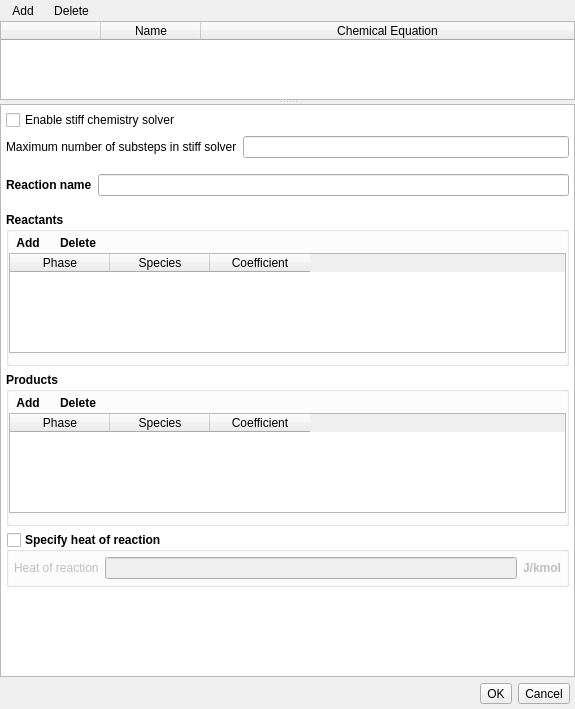
<?xml version="1.0" encoding="UTF-8"?>
<ui version="4.0">
 <class>chemistry</class>
 <widget class="QWidget" name="chemistry">
  <property name="geometry">
   <rect>
    <x>0</x>
    <y>0</y>
    <width>575</width>
    <height>709</height>
   </rect>
  </property>
  <property name="sizePolicy">
   <sizepolicy hsizetype="Preferred" vsizetype="Preferred">
    <horstretch>0</horstretch>
    <verstretch>0</verstretch>
   </sizepolicy>
  </property>
  <property name="windowTitle">
   <string>Chemistry</string>
  </property>
  <layout class="QVBoxLayout" name="verticalLayout">
   <property name="leftMargin">
    <number>0</number>
   </property>
   <property name="topMargin">
    <number>0</number>
   </property>
   <property name="rightMargin">
    <number>0</number>
   </property>
   <property name="bottomMargin">
    <number>0</number>
   </property>
   <item>
    <widget class="QSplitter" name="splitter">
     <property name="orientation">
      <enum>Qt::Vertical</enum>
     </property>
     <widget class="QWidget" name="top_frame" native="true">
      <property name="sizePolicy">
       <sizepolicy hsizetype="Expanding" vsizetype="MinimumExpanding">
        <horstretch>0</horstretch>
        <verstretch>1</verstretch>
       </sizepolicy>
      </property>
      <property name="maximumSize">
       <size>
        <width>16777215</width>
        <height>100</height>
       </size>
      </property>
      <layout class="QVBoxLayout" name="verticalLayout_4">
       <property name="spacing">
        <number>0</number>
       </property>
       <property name="leftMargin">
        <number>0</number>
       </property>
       <property name="topMargin">
        <number>0</number>
       </property>
       <property name="rightMargin">
        <number>0</number>
       </property>
       <property name="bottomMargin">
        <number>0</number>
       </property>
       <item>
        <widget class="QWidget" name="frame_add_delete_reactions" native="true">
         <property name="sizePolicy">
          <sizepolicy hsizetype="Preferred" vsizetype="Minimum">
           <horstretch>0</horstretch>
           <verstretch>0</verstretch>
          </sizepolicy>
         </property>
         <property name="maximumSize">
          <size>
           <width>16777215</width>
           <height>32</height>
          </size>
         </property>
         <layout class="QGridLayout" name="gridLayout_4">
          <property name="leftMargin">
           <number>5</number>
          </property>
          <property name="topMargin">
           <number>0</number>
          </property>
          <property name="rightMargin">
           <number>0</number>
          </property>
          <property name="bottomMargin">
           <number>0</number>
          </property>
          <property name="horizontalSpacing">
           <number>6</number>
          </property>
          <property name="verticalSpacing">
           <number>0</number>
          </property>
          <item row="0" column="0">
           <layout class="QHBoxLayout" name="horizontalLayout">
            <property name="spacing">
             <number>6</number>
            </property>
            <item>
             <widget class="QToolButton" name="toolbutton_add_reaction">
              <property name="toolTip">
               <string>Define new chemical reaction</string>
              </property>
              <property name="text">
               <string>Add</string>
              </property>
              <property name="autoRaise">
               <bool>true</bool>
              </property>
             </widget>
            </item>
            <item>
             <widget class="QToolButton" name="toolbutton_delete_reaction">
              <property name="toolTip">
               <string>Delete chemical reaction</string>
              </property>
              <property name="text">
               <string>Delete</string>
              </property>
              <property name="autoRaise">
               <bool>true</bool>
              </property>
             </widget>
            </item>
            <item>
             <spacer name="horizontalSpacer">
              <property name="orientation">
               <enum>Qt::Horizontal</enum>
              </property>
              <property name="sizeHint" stdset="0">
               <size>
                <width>40</width>
                <height>20</height>
               </size>
              </property>
             </spacer>
            </item>
           </layout>
          </item>
         </layout>
        </widget>
       </item>
       <item>
        <widget class="QTableWidget" name="tablewidget_reactions">
         <property name="sizePolicy">
          <sizepolicy hsizetype="Expanding" vsizetype="Expanding">
           <horstretch>0</horstretch>
           <verstretch>0</verstretch>
          </sizepolicy>
         </property>
         <property name="maximumSize">
          <size>
           <width>16777215</width>
           <height>100</height>
          </size>
         </property>
         <property name="selectionMode">
          <enum>QAbstractItemView::SingleSelection</enum>
         </property>
         <property name="selectionBehavior">
          <enum>QAbstractItemView::SelectRows</enum>
         </property>
         <attribute name="horizontalHeaderVisible">
          <bool>true</bool>
         </attribute>
         <attribute name="horizontalHeaderCascadingSectionResizes">
          <bool>true</bool>
         </attribute>
         <attribute name="horizontalHeaderHighlightSections">
          <bool>false</bool>
         </attribute>
         <attribute name="horizontalHeaderMinimumSectionSize">
          <number>10</number>
         </attribute>
         <attribute name="horizontalHeaderStretchLastSection">
          <bool>true</bool>
         </attribute>
         <attribute name="verticalHeaderVisible">
          <bool>false</bool>
         </attribute>
         <attribute name="verticalHeaderHighlightSections">
          <bool>false</bool>
         </attribute>
         <column>
          <property name="text">
           <string/>
          </property>
         </column>
         <column>
          <property name="text">
           <string>Name</string>
          </property>
         </column>
         <column>
          <property name="text">
           <string>Chemical Equation</string>
          </property>
         </column>
        </widget>
       </item>
      </layout>
     </widget>
     <widget class="QWidget" name="bottom_frame" native="true">
      <property name="sizePolicy">
       <sizepolicy hsizetype="Expanding" vsizetype="Expanding">
        <horstretch>0</horstretch>
        <verstretch>0</verstretch>
       </sizepolicy>
      </property>
      <property name="maximumSize">
       <size>
        <width>16777215</width>
        <height>16777215</height>
       </size>
      </property>
      <layout class="QGridLayout" name="gridLayout_5">
       <property name="leftMargin">
        <number>0</number>
       </property>
       <property name="topMargin">
        <number>0</number>
       </property>
       <property name="rightMargin">
        <number>0</number>
       </property>
       <property name="bottomMargin">
        <number>0</number>
       </property>
       <item row="0" column="0">
        <widget class="QScrollArea" name="scrollarea_detail">
         <property name="styleSheet">
          <string notr="true">QWidget#detail_pane {background-color: white}</string>
         </property>
         <property name="widgetResizable">
          <bool>true</bool>
         </property>
         <widget class="QWidget" name="detail_pane">
          <property name="geometry">
           <rect>
            <x>0</x>
            <y>0</y>
            <width>573</width>
            <height>562</height>
           </rect>
          </property>
          <layout class="QVBoxLayout" name="verticalLayout_2">
           <property name="leftMargin">
            <number>5</number>
           </property>
           <property name="topMargin">
            <number>5</number>
           </property>
           <property name="rightMargin">
            <number>5</number>
           </property>
           <property name="bottomMargin">
            <number>5</number>
           </property>
           <item>
            <widget class="CheckBox" name="checkbox_keyword_stiff_chemistry">
             <property name="maximumSize">
              <size>
               <width>16777215</width>
               <height>16777215</height>
              </size>
             </property>
             <property name="font">
              <font>
               <weight>50</weight>
               <bold>false</bold>
              </font>
             </property>
             <property name="text">
              <string>Enable stiff chemistry solver</string>
             </property>
            </widget>
           </item>
           <item>
            <layout class="QHBoxLayout" name="horizontalLayout_5">
             <item>
              <widget class="QLabel" name="label_stiff_chem_max_steps">
               <property name="text">
                <string>Maximum number of substeps in stiff solver</string>
               </property>
              </widget>
             </item>
             <item>
              <widget class="LineEdit" name="lineedit_keyword_stiff_chem_max_steps"/>
             </item>
            </layout>
           </item>
           <item>
            <layout class="QHBoxLayout" name="layout_reaction_name">
             <property name="topMargin">
              <number>10</number>
             </property>
             <property name="bottomMargin">
              <number>10</number>
             </property>
             <item>
              <widget class="QLabel" name="label_reaction_name">
               <property name="font">
                <font>
                 <weight>75</weight>
                 <bold>true</bold>
                </font>
               </property>
               <property name="text">
                <string>Reaction name</string>
               </property>
               <property name="margin">
                <number>0</number>
               </property>
              </widget>
             </item>
             <item>
              <widget class="LineEdit" name="lineedit_reaction_name"/>
             </item>
            </layout>
           </item>
           <item>
            <widget class="QGroupBox" name="groupbox_reactants">
             <property name="sizePolicy">
              <sizepolicy hsizetype="Minimum" vsizetype="Fixed">
               <horstretch>0</horstretch>
               <verstretch>0</verstretch>
              </sizepolicy>
             </property>
             <property name="maximumSize">
              <size>
               <width>16777215</width>
               <height>16777215</height>
              </size>
             </property>
             <property name="font">
              <font>
               <weight>75</weight>
               <bold>true</bold>
              </font>
             </property>
             <property name="title">
              <string>Reactants</string>
             </property>
             <property name="flat">
              <bool>true</bool>
             </property>
             <layout class="QGridLayout" name="gridLayout_2">
              <property name="leftMargin">
               <number>0</number>
              </property>
              <property name="topMargin">
               <number>0</number>
              </property>
              <property name="rightMargin">
               <number>0</number>
              </property>
              <property name="bottomMargin">
               <number>10</number>
              </property>
              <property name="spacing">
               <number>0</number>
              </property>
              <item row="0" column="0">
               <widget class="QWidget" name="frame_add_delete_reactants" native="true">
                <property name="minimumSize">
                 <size>
                  <width>0</width>
                  <height>0</height>
                 </size>
                </property>
                <property name="maximumSize">
                 <size>
                  <width>16777215</width>
                  <height>32</height>
                 </size>
                </property>
                <layout class="QHBoxLayout" name="horizontalLayout_2">
                 <property name="spacing">
                  <number>6</number>
                 </property>
                 <property name="sizeConstraint">
                  <enum>QLayout::SetMaximumSize</enum>
                 </property>
                 <property name="leftMargin">
                  <number>0</number>
                 </property>
                 <property name="topMargin">
                  <number>0</number>
                 </property>
                 <property name="rightMargin">
                  <number>0</number>
                 </property>
                 <property name="bottomMargin">
                  <number>0</number>
                 </property>
                 <item>
                  <widget class="QToolButton" name="toolbutton_add_reactant">
                   <property name="text">
                    <string>Add</string>
                   </property>
                   <property name="autoRaise">
                    <bool>true</bool>
                   </property>
                  </widget>
                 </item>
                 <item>
                  <widget class="QToolButton" name="toolbutton_delete_reactant">
                   <property name="text">
                    <string>Delete</string>
                   </property>
                   <property name="autoRaise">
                    <bool>true</bool>
                   </property>
                  </widget>
                 </item>
                 <item>
                  <spacer name="horizontalSpacer_2">
                   <property name="orientation">
                    <enum>Qt::Horizontal</enum>
                   </property>
                   <property name="sizeHint" stdset="0">
                    <size>
                     <width>40</width>
                     <height>20</height>
                    </size>
                   </property>
                  </spacer>
                 </item>
                </layout>
               </widget>
              </item>
              <item row="1" column="0">
               <widget class="QTableWidget" name="tablewidget_reactants">
                <property name="maximumSize">
                 <size>
                  <width>16777215</width>
                  <height>100</height>
                 </size>
                </property>
                <property name="font">
                 <font>
                  <weight>50</weight>
                  <bold>false</bold>
                 </font>
                </property>
                <property name="selectionMode">
                 <enum>QAbstractItemView::NoSelection</enum>
                </property>
                <property name="selectionBehavior">
                 <enum>QAbstractItemView::SelectRows</enum>
                </property>
                <attribute name="horizontalHeaderHighlightSections">
                 <bool>false</bool>
                </attribute>
                <attribute name="verticalHeaderVisible">
                 <bool>false</bool>
                </attribute>
                <attribute name="verticalHeaderHighlightSections">
                 <bool>false</bool>
                </attribute>
                <column>
                 <property name="text">
                  <string>Phase</string>
                 </property>
                </column>
                <column>
                 <property name="text">
                  <string>Species</string>
                 </property>
                </column>
                <column>
                 <property name="text">
                  <string>Coefficient</string>
                 </property>
                </column>
               </widget>
              </item>
             </layout>
            </widget>
           </item>
           <item>
            <widget class="QGroupBox" name="groupbox_products">
             <property name="sizePolicy">
              <sizepolicy hsizetype="Minimum" vsizetype="Fixed">
               <horstretch>0</horstretch>
               <verstretch>0</verstretch>
              </sizepolicy>
             </property>
             <property name="maximumSize">
              <size>
               <width>16777215</width>
               <height>16777215</height>
              </size>
             </property>
             <property name="font">
              <font>
               <weight>75</weight>
               <bold>true</bold>
              </font>
             </property>
             <property name="title">
              <string>Products</string>
             </property>
             <property name="flat">
              <bool>true</bool>
             </property>
             <layout class="QGridLayout" name="gridLayout_3">
              <property name="leftMargin">
               <number>0</number>
              </property>
              <property name="topMargin">
               <number>0</number>
              </property>
              <property name="rightMargin">
               <number>0</number>
              </property>
              <property name="bottomMargin">
               <number>10</number>
              </property>
              <property name="spacing">
               <number>0</number>
              </property>
              <item row="0" column="0">
               <widget class="QWidget" name="frame_add_delete_products" native="true">
                <property name="maximumSize">
                 <size>
                  <width>16777215</width>
                  <height>32</height>
                 </size>
                </property>
                <layout class="QHBoxLayout" name="horizontalLayout_3">
                 <property name="spacing">
                  <number>6</number>
                 </property>
                 <property name="sizeConstraint">
                  <enum>QLayout::SetMaximumSize</enum>
                 </property>
                 <property name="leftMargin">
                  <number>0</number>
                 </property>
                 <property name="topMargin">
                  <number>0</number>
                 </property>
                 <property name="rightMargin">
                  <number>0</number>
                 </property>
                 <property name="bottomMargin">
                  <number>0</number>
                 </property>
                 <item>
                  <widget class="QToolButton" name="toolbutton_add_product">
                   <property name="text">
                    <string>Add</string>
                   </property>
                   <property name="autoRaise">
                    <bool>true</bool>
                   </property>
                  </widget>
                 </item>
                 <item>
                  <widget class="QToolButton" name="toolbutton_delete_product">
                   <property name="text">
                    <string>Delete</string>
                   </property>
                   <property name="autoRaise">
                    <bool>true</bool>
                   </property>
                  </widget>
                 </item>
                 <item>
                  <spacer name="horizontalSpacer_3">
                   <property name="orientation">
                    <enum>Qt::Horizontal</enum>
                   </property>
                   <property name="sizeHint" stdset="0">
                    <size>
                     <width>40</width>
                     <height>20</height>
                    </size>
                   </property>
                  </spacer>
                 </item>
                </layout>
               </widget>
              </item>
              <item row="1" column="0">
               <widget class="QTableWidget" name="tablewidget_products">
                <property name="maximumSize">
                 <size>
                  <width>16777215</width>
                  <height>100</height>
                 </size>
                </property>
                <property name="font">
                 <font>
                  <weight>50</weight>
                  <bold>false</bold>
                 </font>
                </property>
                <property name="selectionMode">
                 <enum>QAbstractItemView::NoSelection</enum>
                </property>
                <property name="selectionBehavior">
                 <enum>QAbstractItemView::SelectRows</enum>
                </property>
                <attribute name="horizontalHeaderHighlightSections">
                 <bool>false</bool>
                </attribute>
                <attribute name="verticalHeaderVisible">
                 <bool>false</bool>
                </attribute>
                <attribute name="verticalHeaderHighlightSections">
                 <bool>false</bool>
                </attribute>
                <column>
                 <property name="text">
                  <string>Phase</string>
                 </property>
                </column>
                <column>
                 <property name="text">
                  <string>Species</string>
                 </property>
                </column>
                <column>
                 <property name="text">
                  <string>Coefficient</string>
                 </property>
                </column>
               </widget>
              </item>
             </layout>
            </widget>
           </item>
           <item>
            <widget class="QGroupBox" name="groupbox_dh">
             <property name="sizePolicy">
              <sizepolicy hsizetype="Preferred" vsizetype="Fixed">
               <horstretch>0</horstretch>
               <verstretch>0</verstretch>
              </sizepolicy>
             </property>
             <property name="font">
              <font>
               <weight>75</weight>
               <bold>true</bold>
              </font>
             </property>
             <property name="title">
              <string>Specify heat of reaction</string>
             </property>
             <property name="flat">
              <bool>true</bool>
             </property>
             <property name="checkable">
              <bool>true</bool>
             </property>
             <property name="checked">
              <bool>false</bool>
             </property>
             <layout class="QGridLayout" name="gridLayout">
              <property name="leftMargin">
               <number>5</number>
              </property>
              <property name="topMargin">
               <number>5</number>
              </property>
              <property name="rightMargin">
               <number>5</number>
              </property>
              <property name="bottomMargin">
               <number>5</number>
              </property>
              <property name="spacing">
               <number>6</number>
              </property>
              <item row="0" column="1">
               <widget class="LineEdit" name="lineedit_dh">
                <property name="enabled">
                 <bool>true</bool>
                </property>
               </widget>
              </item>
              <item row="0" column="2">
               <widget class="QLabel" name="label_dh_units">
                <property name="enabled">
                 <bool>true</bool>
                </property>
                <property name="text">
                 <string>J/kmol</string>
                </property>
               </widget>
              </item>
              <item row="0" column="0">
               <widget class="QLabel" name="label_dh">
                <property name="enabled">
                 <bool>true</bool>
                </property>
                <property name="font">
                 <font>
                  <weight>50</weight>
                  <bold>false</bold>
                 </font>
                </property>
                <property name="text">
                 <string>Heat of reaction</string>
                </property>
               </widget>
              </item>
             </layout>
            </widget>
           </item>
           <item>
            <spacer name="verticalSpacer">
             <property name="orientation">
              <enum>Qt::Vertical</enum>
             </property>
             <property name="sizeType">
              <enum>QSizePolicy::Expanding</enum>
             </property>
             <property name="sizeHint" stdset="0">
              <size>
               <width>20</width>
               <height>40</height>
              </size>
             </property>
            </spacer>
           </item>
          </layout>
         </widget>
        </widget>
       </item>
       <item row="1" column="0">
        <layout class="QHBoxLayout" name="horizontalLayout_4">
         <property name="rightMargin">
          <number>5</number>
         </property>
         <property name="bottomMargin">
          <number>5</number>
         </property>
         <item>
          <spacer name="horizontalSpacer_4">
           <property name="orientation">
            <enum>Qt::Horizontal</enum>
           </property>
           <property name="sizeHint" stdset="0">
            <size>
             <width>40</width>
             <height>20</height>
            </size>
           </property>
          </spacer>
         </item>
         <item>
          <widget class="QLabel" name="label_status">
           <property name="text">
            <string/>
           </property>
          </widget>
         </item>
         <item>
          <widget class="QToolButton" name="toolbutton_ok">
           <property name="text">
            <string>OK</string>
           </property>
          </widget>
         </item>
         <item>
          <widget class="QToolButton" name="toolbutton_cancel">
           <property name="text">
            <string>Cancel</string>
           </property>
          </widget>
         </item>
        </layout>
       </item>
      </layout>
     </widget>
    </widget>
   </item>
  </layout>
 </widget>
 <customwidgets>
  <customwidget>
   <class>CheckBox</class>
   <extends>QCheckBox</extends>
   <header>mfixgui.widgets.base</header>
  </customwidget>
  <customwidget>
   <class>LineEdit</class>
   <extends>QLineEdit</extends>
   <header>mfixgui.widgets.base</header>
  </customwidget>
 </customwidgets>
 <resources/>
 <connections/>
</ui>
